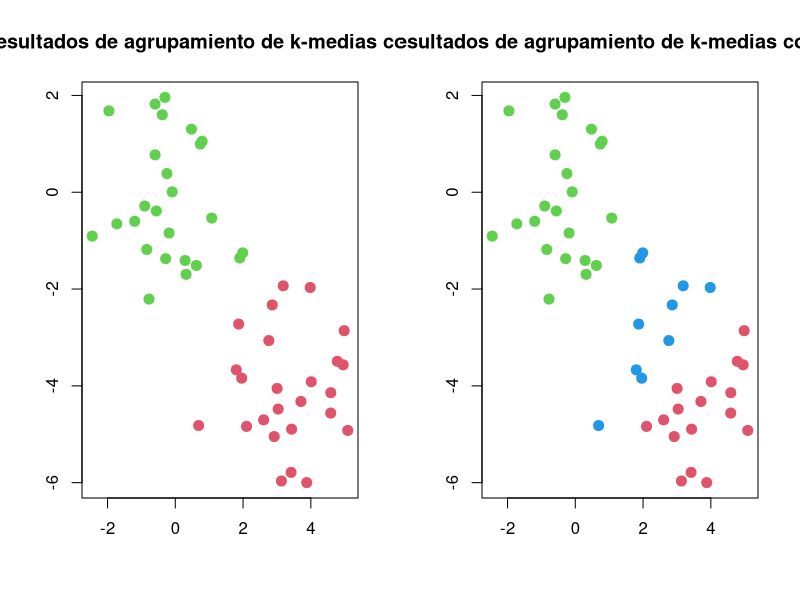

Source code (R):
### Agrupamiento de k medias ###
## funcion kmeans()
## ejemplo simulado, en el que hay dos grupos en los datos:
## las primeras 25 observaciones tienen un cambio medio relativo 
## a las siguientes 25 observaciones
set.seed(2)
x <- matrix(rnorm(50 * 2), ncol = 2)
View(x)
x[1:25, 1] <- x[1:25, 1] + 3
x[1:25, 2] <- x[1:25, 2] - 4
## realizamos el agrupamiento de k-medias con k=2
km.out <- kmeans(x, 2, nstart = 20)
## las asignaciones (cluster) de las 50 observaciones estan contenidas en 
km.out$cluster
## el agrupamiento de k-medias separo perfectamente las observaciones
## en dos grupos a pesar de que no proporcionamos ninguna informacion de grupo a kmeans()
## Graficamos los datos, con cada observacion coloreada segun su asignacion de grupo
par(mfrow = c(1,2))
plot(x, col =  (km.out$cluster + 1), main = "Resultados de agrupamiento de k-medias con k=2"
     , xlab = "", ylab = "", pch = 20, cex = 2)
## en este ejemplo sabiamos que realmente habia dos clusters porque generamos los datos
## para datos reales no conocemos el verdadero numero de conglomerados
## k-means con k=3
set.seed(4)
km.out <- kmeans(x, 3, nstart = 20)
km.out
plot(x, col = (km.out$cluster + 1), main = "Resultados de agrupamiento de k-medias con k=3",
     xlab = "", ylab = "", pch = 20, cex = 2 )
## cuando k=3, el agrupamiento de k-medias divide los dos grupos
## para ejecutar la funcion kmeans() con varias asignaciones de clusters iniciales, usamos el
## argumento nstart
## si se usa un valor de nstart mayor que uno,
## entonces el agrupamiento de k-medias se realizara usando multiples
## asignaciones aleatorias en el Paso 1 del Algoritmo 
## y la funcion kmeans() informara solo los mejores resultados
## comparamos usando nstart=1 con nstart=20
set.seed(4)
km.out <- kmeans(x, 3, nstart = 1)
km.out$tot.withinss
km.out <- kmeans(x, 3, nstart = 20)
km.out$tot.withinss
## tenga en cuenta que km.out$tot.withinss es la suma de cuadrados
## total dentro del cluster
## las sumas de cuadrados individuales dentro del grupo estan contenidas en el vector
## km.out$withinss
## se recomienda ejecutar siempre el agrupamiento de k-means con nstar grande, como 20 o 50,
## de lo contrario se puede obtener un minimo local no deseado